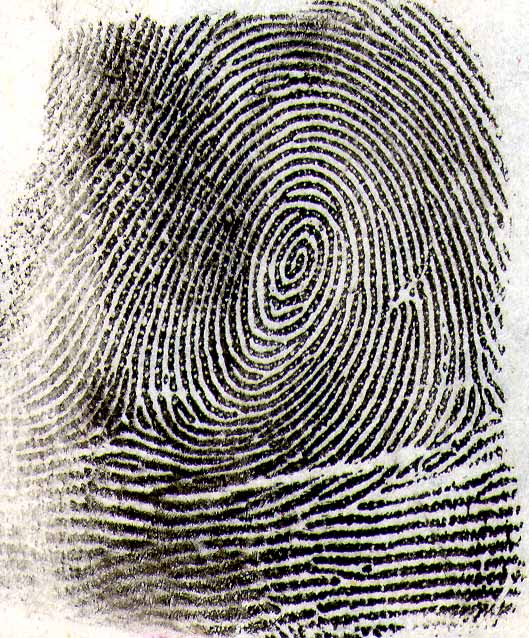
#> input picture finger2.jpg, 529 x 638 px
$ python Gabor.py
#> lines starting #> are read from the running program, lines starting #| are printed output that depends on the picture; after the words box and inside, x2 and y2 are one past the last pixel; in counts of white or black regions, pixels touching at a corner belong together
import cv2
import numpy as np
import matplotlib.pyplot as plt

# Grayscale
def BGR2GRAY(img):
	gray = 0.2126 * img[..., 2] + 0.7152 * img[..., 1] + 0.0722 * img[..., 0]
	return gray

# Gabor Filter
def Gabor_filter(K_size=15, Sigma=7, Lambda=10,angle=0):
	d = K_size // 2

	gabor = np.zeros((K_size, K_size), dtype=np.float32)

	for y in range(K_size):
		for x in range(K_size):
			px = x - d
			py = y - d

			theta = angle / 180. * np.pi
			_x = np.cos(theta) * px + np.sin(theta) * py
			gabor[y, x] = np.exp(-(px**2 + py**2) / (2 * Sigma**2)) * np.cos(2*np.pi*Lambda*_x)

	gabor /= np.sum(np.abs(gabor))
	return gabor


def Gabor_filtering(gray, K_size=15, Sigma=7, Lambda=10, angle=0):
    H, W = gray.shape
    out = np.zeros((H, W), dtype=np.float32)

    gabor = Gabor_filter(K_size=K_size, Sigma=Sigma, Lambda=Lambda, angle=angle)
    plt.imshow(gabor)
    plt.show()

    out = cv2.filter2D(gray, -1, gabor)

    out = np.clip(out, 0, 255)
    out = out.astype(np.uint8)

    return out

def Gabor_process(img):
    H, W, _ = img.shape

    gray = np.float32(BGR2GRAY(img))

    # define angle
    #As = [0, 90, 180]
    #As = [0, 45, 90, 135]
    As = [0,30,60,90,120,150]
    #As = [0,10,20,30,40,50,60,70,80,90,100,110,120,130,140,150,160,170,180]

    plt.subplots_adjust(left=0, right=1, top=1, bottom=0, hspace=0, wspace=0.2)

    out = np.zeros([H, W], dtype=np.float32)

    for i, A in enumerate(As):
        _out = Gabor_filtering(gray, K_size=15, Sigma=0.9, Lambda=10.0, angle = A)

        plt.imshow( _out, cmap = 'gray')
        plt.show()

        out += _out

    out = out / out.max() * 255
    out = out.astype(np.uint8)
    for i in range(0,H):
        for j in range(0,W):
            if out[i,j]<127:
                out[i,j]=0
            else:
                out[i,j]=255

    return out

img = np.float32(cv2.imread("finger2.jpg"))

out = Gabor_process(img)
#> in BGR2GRAY, `gray = 0.2126 * img[..., 2] + 0.7152 * img[..., 1] + 0.0722 * img[...,..`:
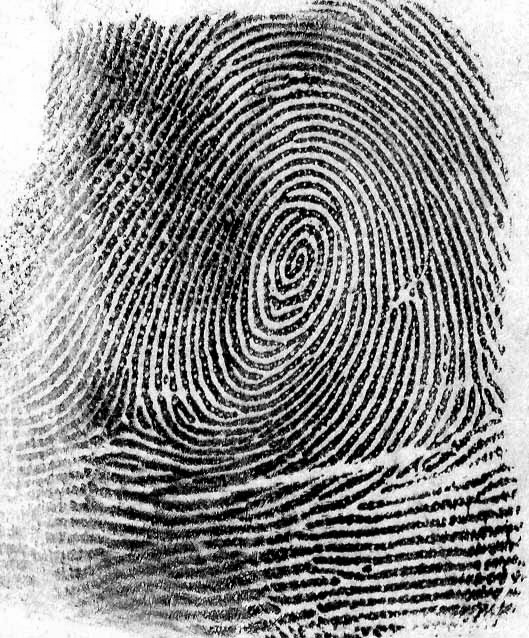
#> gray: shape (638, 529) float32; min 0, max 255, mean 141.4
#> the loop in Gabor_process, `for i, A in enumerate(As):` made 6 passes
#> pass 1, in Gabor_filtering, `plt.show()`:
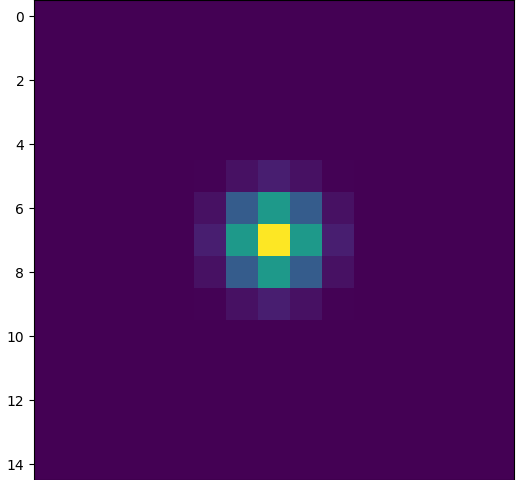
#> figure drawn by matplotlib, 1 panel
#> pass 1, in Gabor_filtering, `out = cv2.filter2D(gray, -1, gabor)`:
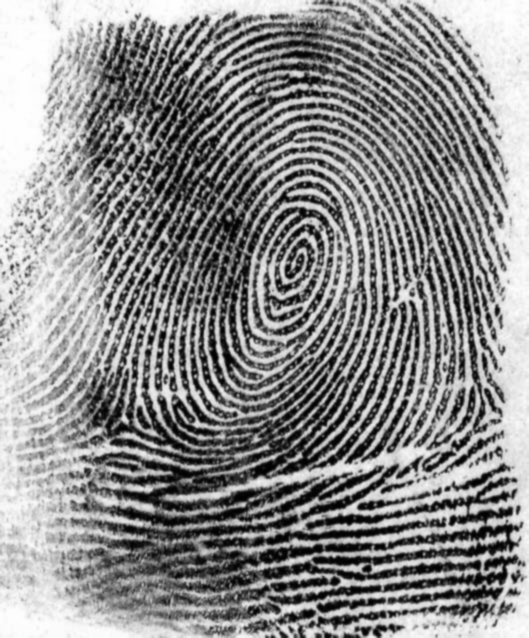
#> out: shape (638, 529) float32; min 1.46, max 255, mean 141.4
#> pass 2, in Gabor_filtering (call 2), `plt.show()`:
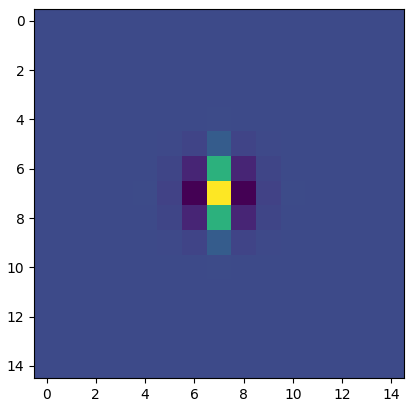
#> figure drawn by matplotlib, 1 panel
#> pass 2, in Gabor_filtering (call 2), `out = cv2.filter2D(gray, -1, gabor)`:
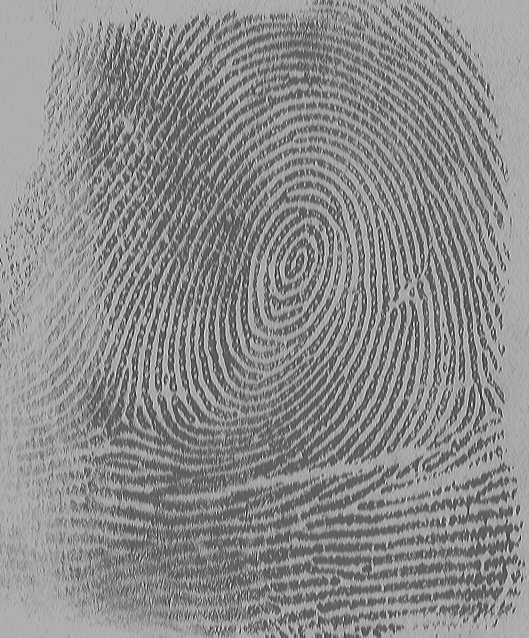
#> out: shape (638, 529) float32; min -64.47, max 108.9, mean 30.6; drawn with min black and max white
#> pass 2, in Gabor_process, `plt.show()`:
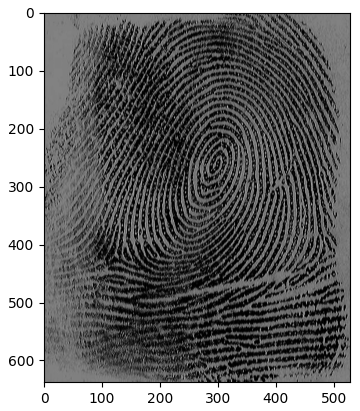
#> figure drawn by matplotlib, 1 panel
#> after the loop in Gabor_process, `for i in range(0,H):`:
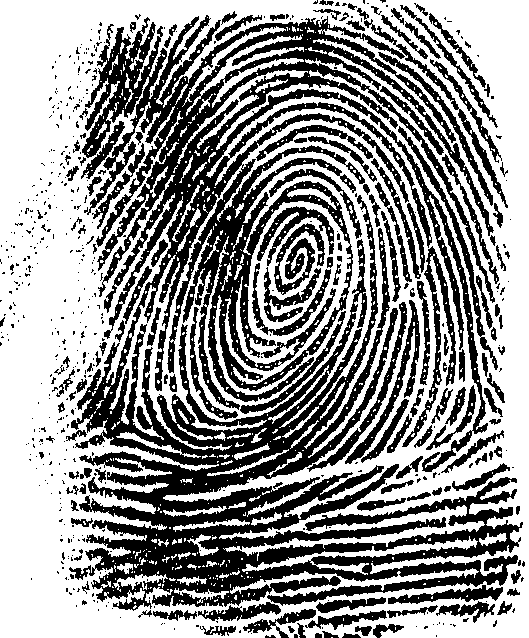
#> out: shape (638, 529); 58.4% white; 599 black regions (445 under 20 px), largest, box (x1, y1, x2, y2) and area: (69, 15, 523, 611) 100869, (257, 206, 334, 295) 2678, (402, 246, 456, 447) 1766
plt.imshow( out, cmap = 'gray')
plt.show()
cv2.imwrite("out_2_0.9.jpg", out)
cv2.waitKey(0)
cv2.destroyAllWindows()

$ run again, with finger1.jpg copied over finger2.jpg
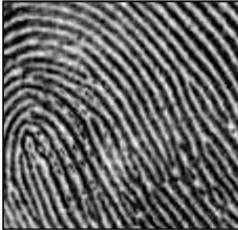
#> input picture finger1.jpg, 238 x 230 px
#> the loop in Gabor_process, `for i, A in enumerate(As):` made 6 passes
#> pass 2, in Gabor_process, `plt.show()`:
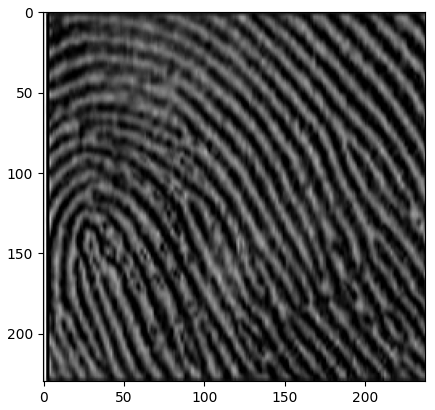
#> figure drawn by matplotlib, 1 panel
#> after the loop in Gabor_process, `for i in range(0,H):`:
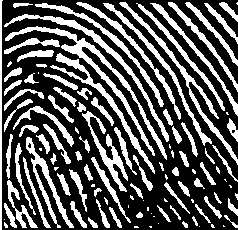
#> out: shape (230, 238); 33.8% white; 111 white regions (33 under 20 px), largest, box (x1, y1, x2, y2) and area: (5, 26, 167, 160) 1721, (4, 14, 169, 142) 1038, (119, 2, 238, 165) 1027
